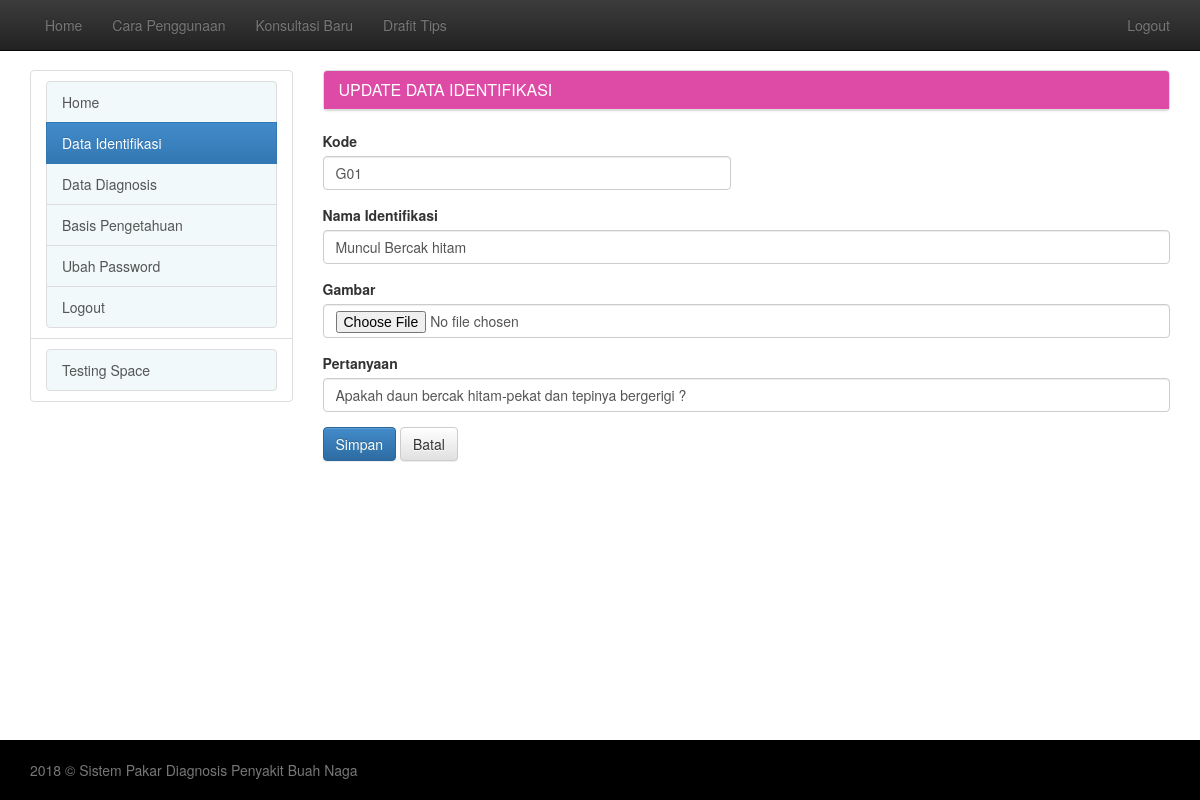
/?hal=update_gejala&id=1&action=edit (signed in), run on the app's committed database.
### tables this page shows
CREATE TABLE IF NOT EXISTS `gejala` (
  `id_gejala` int(11) NOT NULL AUTO_INCREMENT,
  `kode` varchar(10) NOT NULL,
  `nama` varchar(255) NOT NULL,
  `pertanyaan` varchar(255) NOT NULL,
  `gambar` varchar(50) NOT NULL,
  PRIMARY KEY (`id_gejala`)
);

### index.php (called while the page is built, shortened)
<?php
require_once 'template.php';
?>

### admin/p_gejala_update.php (the view, shortened to what this page needs)
<?php
$link_list='?hal=gejala';
if(isset($_POST['save'])){
	$id=$_POST['id'];
	$action=$_POST['action'];
	$kode=$_POST['kode'];
	$nama=$_POST['nama'];
	$pertanyaan=$_POST['pertanyaan'];
	$gambar = $_FILES['gambar']['name'];
	$tmp = $_FILES['gambar']['tmp_name'];
	$gambarbaru = date('dmYHis').$gambar;
	$path = "images/".$gambarbaru;
	if(empty($kode) or empty($nama) or empty($pertanyaan)){
		$error='<strong>Error !</strong> Lengkapi kode, nama gejala, dan pertanyaan pada form di bawah ini.';
	}else{
		if($action=='add'){
			if(mysqli_num_rows(mysqli_query($connect,"select * from gejala where kode='".$kode."'"))>0){
				$error='<strong>Error !</strong> Kode sudah terdaftar sebelumnya. Silahkan gunakan kode yang lain.';
			}else{
				move_uploaded_file($tmp, 'images/'.$gambarbaru);
				$q="insert into gejala(kode, nama, pertanyaan,gambar) values('".$kode."', '".$nama."', '".$pertanyaan."','".$gambarbaru."')";
				mysqli_query($connect,$q);
				exit("<script>location.href='".$link_list."';</script>");
			}
		}
		if($action=='edit'){
			$q=mysqli_query($connect,"select * from gejala where id_gejala='".$id."'");
			$h=mysqli_fetch_array($q);
			$kode_tmp=$h['kode'];
			if(mysqli_num_rows(mysqli_query($connect,"select * from gejala where kode='".$kode."' and kode<>'".$kode_tmp."'"))>0){
				$error='<strong>Error !</strong> Kode sudah terdaftar sebelumnya. Silahkan gunakan kode yang lain.';
			}else{
				move_uploaded_file($tmp, 'images/'.$gambarbaru);
				$q="update gejala set kode='".$kode."', nama='".$nama."', pertanyaan='".$pertanyaan."',gambar='".$gambarbaru."' where id_gejala='".$id."'";
				mysqli_query($connect,$q);
				exit("<script>location.href='".$link_list."';</script>");
			}
		}
	}
}else{
	$kode='';$nama='';$pertanyaan='';$gambar='';
	if(empty($_GET['action'])){$action='add';}else{$action=$_GET['action'];}
	if($action=='edit'){
		$id=$_GET['id'];
		$q=mysqli_query($connect,"select * from gejala where id_gejala='".$id."'");
		$h=mysqli_fetch_array($q);
		$kode=$h['kode'];
		$nama=$h['nama'];
		$pertanyaan=$h['pertanyaan'];
		$gambar=$h['gambar'];
	}
}
?>
<div class="panel panel-default">
	<div class="panel-heading panel-heading-custom">
	  <h3 class="panel-title">UPDATE DATA IDENTIFIKASI</h3>
	</div>
</div>
<form action="" name="" method="post" enctype="multipart/form-data">
<div class="form-group">
	<label for="kode">Kode</label>
	<div class="row"><div class="col-xs-6"><input name="kode" class="form-control" id="kode" placeholder="" value="<?php echo $kode;?>"></div></div>
</div>
<div class="form-group">
	<label for="nama">Nama Identifikasi</label>
	<input name="nama" class="form-control" id="nama" placeholder="" value="<?php echo $nama;?>">
</div>
<div class="form-group">
	<label for="gambar">Gambar</label>
	<input type="file"name="gambar" class="form-control" id="gambar" placeholder="" value="<?php echo $gambar;?>">
</div>
<div class="form-group">
	<label for="pertanyaan">Pertanyaan</label>
	<input name="pertanyaan" class="form-control" id="pertanyaan" placeholder="" value="<?php echo $pertanyaan;?>">
</div>
<button name="save" type="submit" class="btn btn-primary">Simpan</button>
<button type="button" class="btn btn-default" onClick="location.href='<?php echo $link_list;?>';">Batal</button>
</form>

### css/theme.css (style rules this page uses)
body { padding-top: 70px; padding-bottom: 30px; }
html { position: relative; min-height: 100%; }
body { margin-bottom: 60px; }
.panel-default > .panel-heading-custom { background: #DE4BA6; color: #FFFFFF; }

### data on the page
gejala: kode "G01", nama "Muncul Bercak hitam", pertanyaan "Apakah daun bercak hitam-pekat dan tepinya bergerigi ?"
